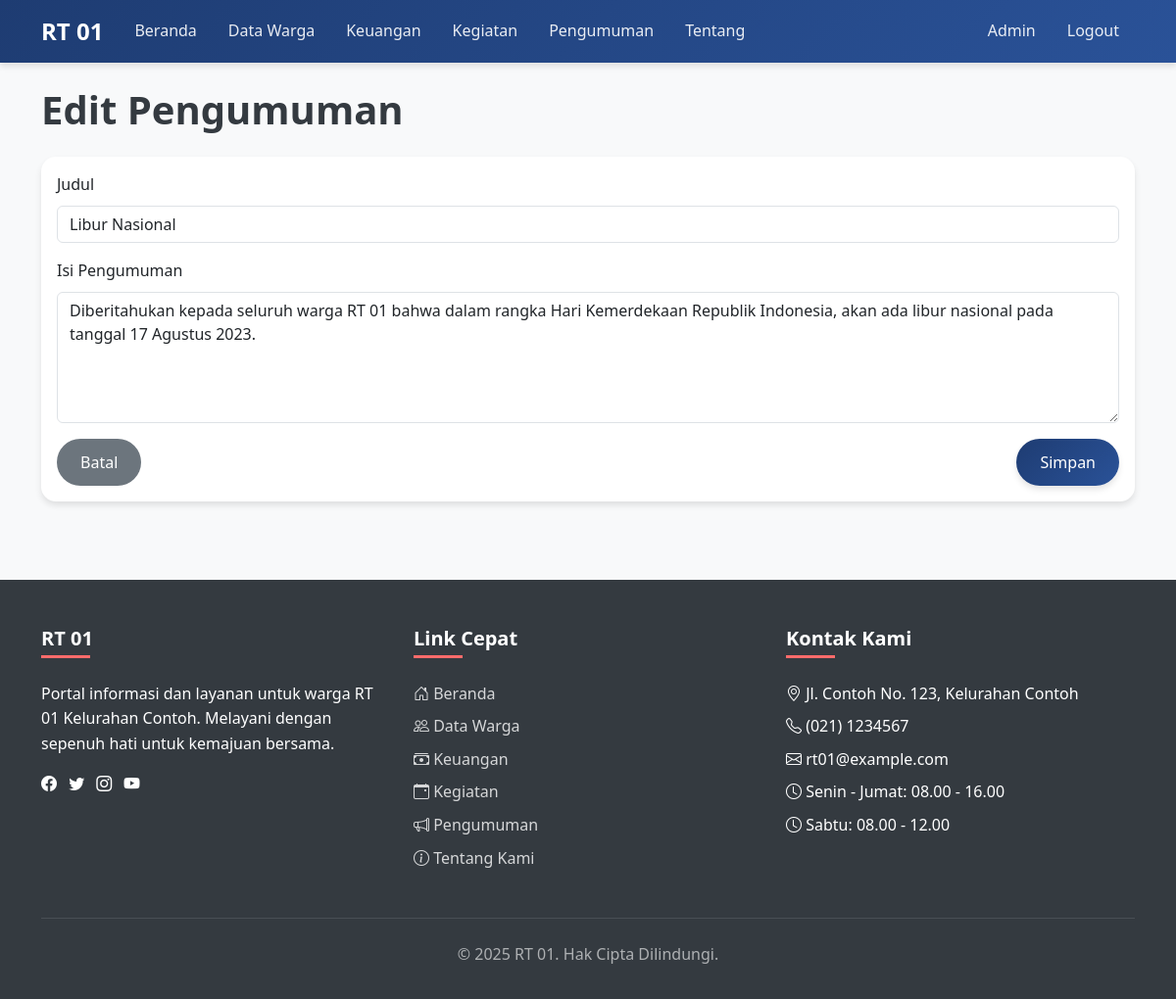
The page /public_html/admin/edit_announcement.php?id=1 (signed in) on the database its author committed.
### tables this page shows
CREATE TABLE announcements (
    id INT(11) PRIMARY KEY AUTO_INCREMENT,
    title VARCHAR(100) NOT NULL,
    content TEXT NOT NULL,
    created_at TIMESTAMP DEFAULT CURRENT_TIMESTAMP
);

### public_html/includes/functions.php (called while the page is built, shortened)
<?php
require_once __DIR__ . '/../config/database.php';
function fetchOne($query, $params = []) {
    global $pdo;
    try {
        $stmt = $pdo->prepare($query);
        $stmt->execute($params);
        return $stmt->fetch(PDO::FETCH_ASSOC);
    } catch (PDOException $e) {
        die("Query failed: " . $e->getMessage());
    }
}
?>

### public_html/admin/edit_announcement.php (the view, shortened to what this page needs)
<?php
require_once '../includes/header.php';
require_once '../includes/navbar.php';
require_once '../includes/functions.php';
if (isset($_GET['id'])) {
    $id = $_GET['id'];
    $announcement = fetchOne("SELECT * FROM announcements WHERE id = ?", [$id]);
} else {
    header('Location: announcements.php');
    exit;
}
?>
<div class="container mt-4">
    <h1 class="mb-4">Edit Pengumuman</h1>
    <div class="card">
        <div class="card-body">
            <form action="../process/edit_announcement.php" method="post">
                <div class="mb-3">
                    <label for="title" class="form-label">Judul</label>
                    <input type="text" class="form-control" id="title" name="title" value="<?php echo $announcement['title']; ?>" required>
                </div>
                <div class="mb-3">
                    <label for="content" class="form-label">Isi Pengumuman</label>
                    <textarea class="form-control" id="content" name="content" rows="5" required><?php echo $announcement['content']; ?></textarea>
                </div>
                <div class="d-flex justify-content-between">
                    <a href="announcements.php" class="btn btn-secondary">Batal</a>
                    <button type="submit" class="btn btn-primary">Simpan</button>
                </div>
            </form>
        </div>
    </div>
</div>
<?php require_once '../includes/footer.php'; ?>

### assets/css/style.css (style rules this page uses)
body { font-family: 'Segoe UI', Tahoma, Geneva, Verdana, sans-serif; background-color: #f8f9fa; color: #343a40; line-height: 1.6; }
h1, h2, h3, h4, h5, h6 { font-weight: 600; margin-bottom: 1rem; }
a { text-decoration: none; color: #1e3c72; transition: all 0.3s ease; }
.btn { padding: 0.75rem 1.5rem; border-radius: 50px; font-weight: 500; transition: all 0.3s ease; border: none; cursor: pointer; }
.btn-primary { background: linear-gradient(135deg, #1e3c72, #2a5298); color: white; box-shadow: 0 4px 6px rgba(0, 0, 0, 0.1); }
.card { border: none; border-radius: 15px; box-shadow: 0 4px 6px rgba(0, 0, 0, 0.1); transition: all 0.3s ease; margin-bottom: 1.5rem; }

### rows shown on the page
announcements: title "Libur Nasional", content "Diberitahukan kepada seluruh warga RT 01 bahwa dalam rangka Hari Kemerdekaan Republik Indonesia, akan ada libur nasional pada tanggal 17 Agustus 2023."
